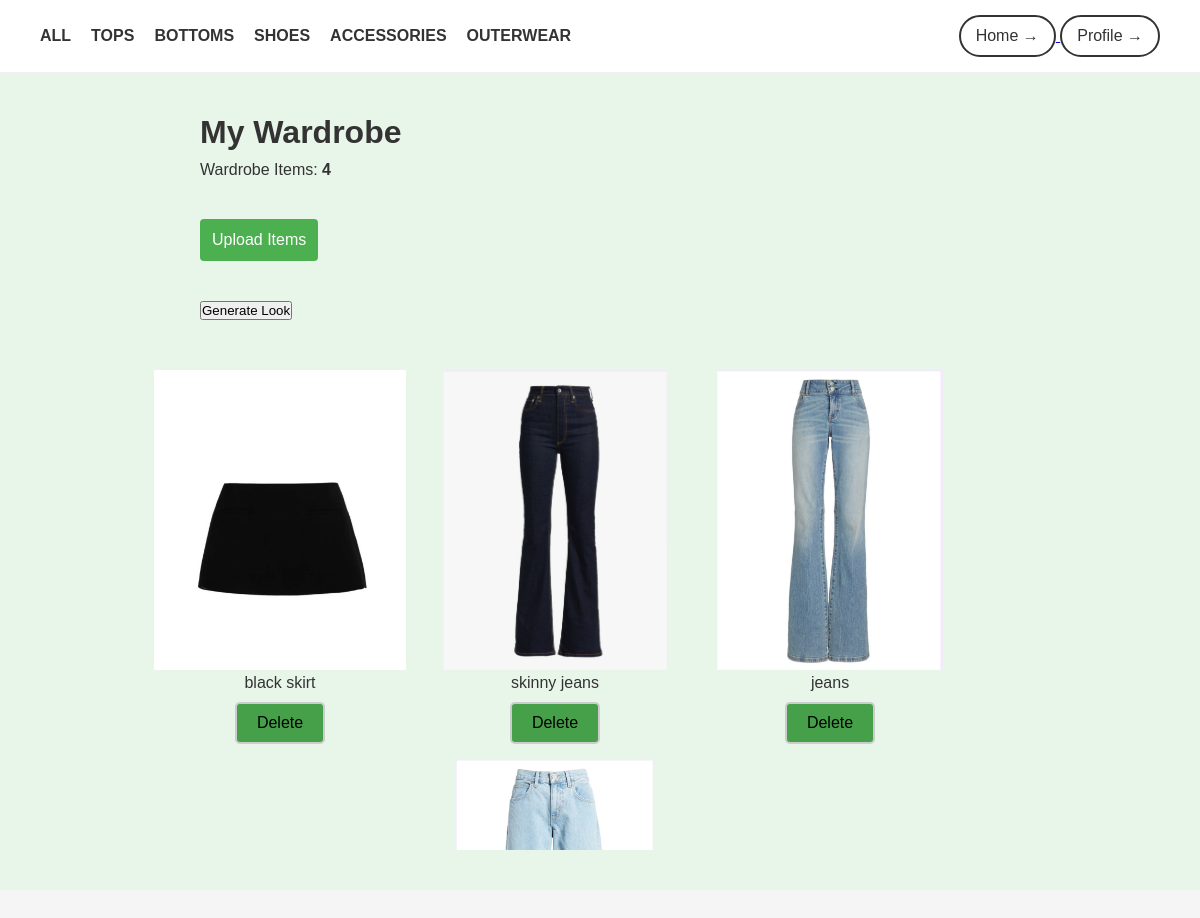
/wardrobe?category=Bottoms (signed in), run on the app's committed database.
### app.py (models this page shows)
class WardrobeItem(db.Model):
    id = db.Column(db.Integer, primary_key=True)
    name = db.Column(db.String(120), nullable=False)
    category = db.Column(db.String(50), nullable=False)
    image_url = db.Column(db.String(200), nullable=False)
    user_id = db.Column(db.Integer, db.ForeignKey('user.id'), nullable=False)

### app.py (the view)
@app.route('/wardrobe', methods=['GET'])
@login_required
def wardrobe():
    category = request.args.get('category')  # Получаем параметр category из URL
    if category and category != 'all':  # Если категория есть в URL и она не 'all'
        items = WardrobeItem.query.filter_by(user_id=current_user.id, category=category).all()
    else:  # Если категории нет (или 'all')
        items = WardrobeItem.query.filter_by(user_id=current_user.id).all()  # Показываем все элементы
    return render_template('wardrobe.html', items=items)

### app.py (called while the page is built)
@login_manager.user_loader
def load_user(user_id):
    return db.session.get(User, int(user_id))

### templates/wardrobe.html (shortened to what this page needs)
<!DOCTYPE html>
<html lang="en">
<head>
    <link rel="stylesheet" href="/static/css/wardrobe.css">
</head>
<body>
   <header>
    <div class="nav-container">
      <nav>
        <ul>
          <li><a href="{{ url_for('wardrobe', category='all') }}">ALL</a></li>
          <li><a href="{{ url_for('wardrobe', category='Tops') }}">TOPS</a></li>
          <li><a href="{{ url_for('wardrobe', category='Bottoms') }}">BOTTOMS</a></li>
          <li><a href="{{ url_for('wardrobe', category='Shoes') }}">SHOES</a></li>
          <li><a href="{{ url_for('wardrobe', category='Accessories') }}">ACCESSORIES</a></li>
          <li><a href="{{ url_for('wardrobe', category='Outerwear') }}">OUTERWEAR</a></li>
        </ul>
      </nav>
      <div class="search-profile">
        <div class="profile-buttons">
          <a href="{{ url_for('main') }}" class="main-btn">
            <button>Home →</button>
          </a>
          <a href="{{ url_for('profile') }}" class="profile-btn">
            <button>Profile →</button>
          </a>
        </div>
      </div>
    </div>
  </header>
  <section class="wardrobe-section">
    <div class="wardrobe-header">
        <h1>My Wardrobe</h1>
        <div class="wardrobe-info">
            <p>Wardrobe Items: <span class="item-count">{{ items|length }}</span></p>
            <a href="/upload">
                <button class="upload-btn">Upload Items</button>
            </a>
            <a href="{{ url_for('generate_outfit') }}">
              <button>Generate Look</button>
          </a>
          </div>
        </div>
    <div class="wardrobe-images-container">
        <div class="wardrobe-images">
            {% for item in items %}
              <div class="image-container">
                  <img src="{{ url_for('uploaded_file', filename=item.image_url.split('/')[-1]) }}" alt="{{ item.name }}" class="wardrobe-image">
                  <p>{{ item.name }}</p>
                  <form action="{{ url_for('delete_item', item_id=item.id) }}" method="POST">
                      <button type="submit" class="delete-btn">Delete</button>
                  </form>
              </div>
            {% endfor %}
        </div>
    </div>
  </section>
</body>
</html>

### static/css/wardrobe.css (style rules this page uses)
* { margin: 0; padding: 0; box-sizing: border-box; }
body { font-family: Arial, sans-serif; background-color: #f5f5f5; color: #333; }
section { margin: 0; padding: 0; }
header { background-color: #ffffff; padding: 15px 40px; border-bottom: 2px solid #f0f0f0; }
.nav-container { display: flex; justify-content: space-between; align-items: center; max-width: 100%; width: 100%; margin: 0; }
nav ul { display: flex; gap: 20px; padding-left: 0; margin-left: 0; list-style-type: none; }
nav ul li a { text-decoration: none; color: #333; font-weight: bold; font-size: 1rem; }
.search-profile { display: flex; gap: 20px; align-items: center; }
.profile-buttons button { background-color: #ffffff; color: #333; border: 2px solid #333; padding: 10px 15px; border-radius: 25px; font-size: 1rem; cursor: pointer; }
.wardrobe-section { background-color: #e8f5e9; padding: 40px 20px; display: flex; flex-direction: column; align-items: center; }
.wardrobe-header { display: flex; flex-direction: column; align-items: flex-start; margin-bottom: 30px; width: 90%; max-width: 800px; }
.wardrobe-header h1 { font-size: 2rem; color: #333; margin-bottom: 10px; }
.wardrobe-info { display: flex; flex-direction: column; align-items: flex-start; gap: 40px; width: 100%; }
.wardrobe-images { display: flex; gap: 40px; justify-content: flex-end; margin-top: 0px; width: 90%; max-width: 900px; }
.image-container { text-align: center; }
.wardrobe-image { width: 250px; height: 250px; object-fit: contain; }
.item-count { font-weight: bold; }
.upload-btn { background-color: #69f0ae; color: white; border: none; padding: 10px 20px; border-radius: 25px; font-size: 1rem; cursor: pointer; }
.upload-btn { padding: 12px; background-color: #4CAF50; color: white; border: none; border-radius: 4px; font-size: 16px; cursor: pointer; transition: background-color 0.3s; }
.wardrobe-images-container { max-height: 500px; overflow-y: scroll; padding: 20px; }
.wardrobe-images { display: flex; flex-wrap: wrap; gap: 15px; }
.image-container { flex: 1 1 200px; text-align: center; }
.wardrobe-image { width: 100%; height: auto; max-height: 300px; }
.delete-btn { background-color: #45a049; border: 2px solid #ccc; padding: 10px 20px; margin-top: 10px; cursor: pointer; text-align: center; display: inline-block; font-size: 16px; border-radius: 5px; }

### data on the page
WardrobeItem: image_url (picture), name "black skirt"
WardrobeItem: image_url (picture), name "skinny jeans"
WardrobeItem: image_url (picture), name "jeans"
WardrobeItem: image_url (picture)

### other printed values
{{ items|length }} "4"
